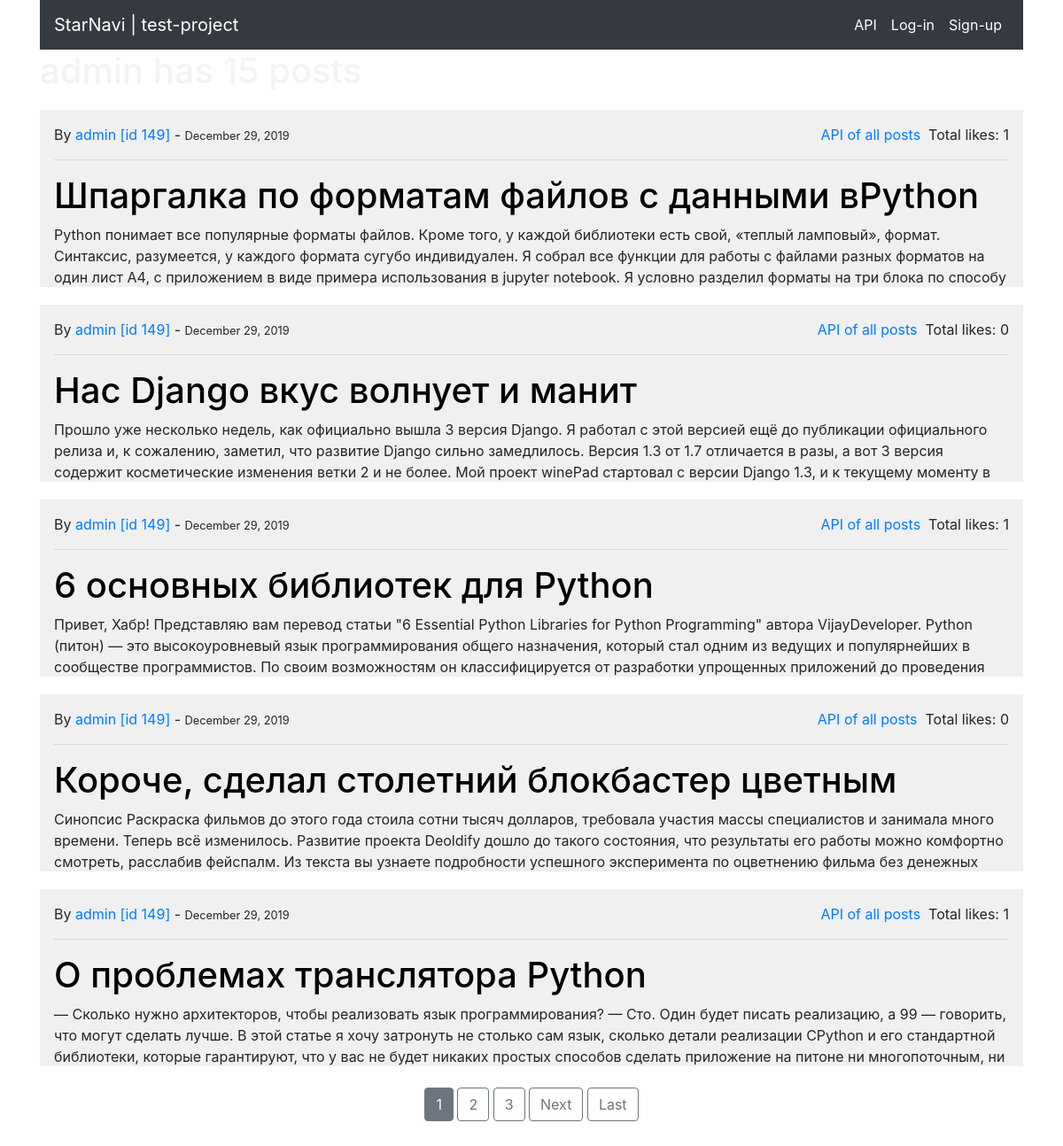
Page /user/admin/ on the earlier database version.
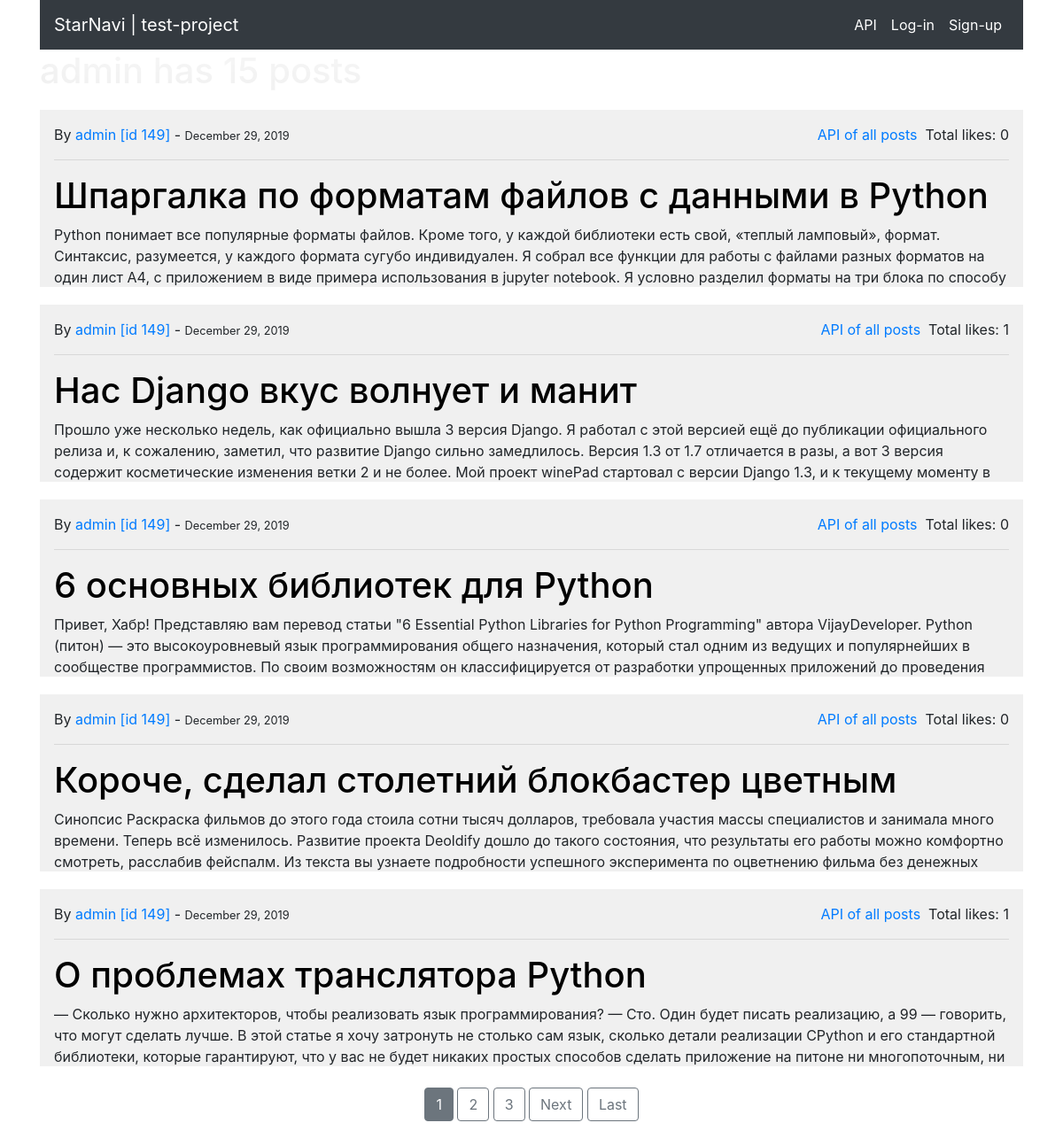
Same page on the later database version.
### blog/models.py (models this page shows, shortened)
class Post(models.Model):
	author = models.ForeignKey(User, on_delete=models.CASCADE)
	title = models.CharField(max_length=50)
	desctiption = models.TextField()  # fix to 'description' in production
	date = models.DateTimeField(default=timezone.now)
	like = models.ManyToManyField(User, blank=True, related_name='post_like')
	class Meta:
		ordering = ['-date']

### blog/views.py (the view)
class UserPostListView(ListView):
    model = Post
    template_name = 'blog/user_posts.html'
    context_object_name = 'posts'
    paginate_by = 5
    def get_queryset(self):
        user = get_object_or_404(User, username=self.kwargs.get('username'))
        return Post.objects.filter(author=user)

### blog/templates/blog/user_posts.html (shortened to what this page needs)
{% extends 'base.html' %}
{% block content %}
    <h1 class="mb-3 requiredField">
    </h1>
    {% for post in posts %}
    	<div class="post container" style="max-height: 200px;
										   overflow: hidden;
										   text-overflow: ellipsis;">
    		<span class="post-authon post-date">
				By
				<a href="{% url 'user-posts' post.author.username %}">
    				{{ post.author }} [id {{ post.author.id }}]
    			</a>
    				  -
    			<small>
    				{{ post.date|date:'F d, Y' }}
				</small>
				<p class='float-right'>
					Total likes: {{ post.like.count }}
				</p>
				<a class="float-right" href="http://127.0.0.1:8000/api/posts/blog/?format=json">
					API of all posts &nbsp;
				</a>
    		</span>
    		<hr/>
	        <h1>
				<a class="post-title" href="http://127.0.0.1:8000/post/{{ post.id }}">
					{{ post.title }}
				</a>
	        </h1>
	        <span class="post-descs">
	            {{ post.desctiption }}
	        </span>
	    </div>
	{% endfor %}
	<br/>
	<div style='text-align: center;'>
		{% if is_paginated %}
			{% for each_number in page_obj.paginator.page_range %}
				{% if page_obj.number == each_number %}
				<a class="btn btn-secondary mb-4"
					href="?page={{ each_number }}">
					{{ each_number }}
				</a>
				{% elif each_number > page_obj.number|add:'-3' and each_number < page_obj.number|add:'3' %}
				<a class="btn btn-outline-secondary mb-4"
					href="?page={{ each_number }}">
					{{ each_number }}
				</a>
				{% endif %}
			{% endfor %}
			{% if page_obj.has_next %}
				<a class="btn btn-outline-secondary mb-4"
					href="?page={{ page_obj.next_page_number }}">
					Next
				</a>
				<a class="btn btn-outline-secondary mb-4"
				href="?page={{ page_obj.paginator.num_pages }}">
					Last
				</a>
			{% endif %}
		{% endif %}
	</div>
	<br/>
{% endblock %}

Differences in the rows shown:
changed Post: like.count "1" → "0"; title "Шпаргалка по форматам файлов с данными вPython" → "Шпаргалка по форматам файлов с данными в Python"
computed for Post "Нас Django вкус волнует и манит": like.count "0" → "1"
computed for Post "6 основных библиотек для Python": like.count "1" → "0"
